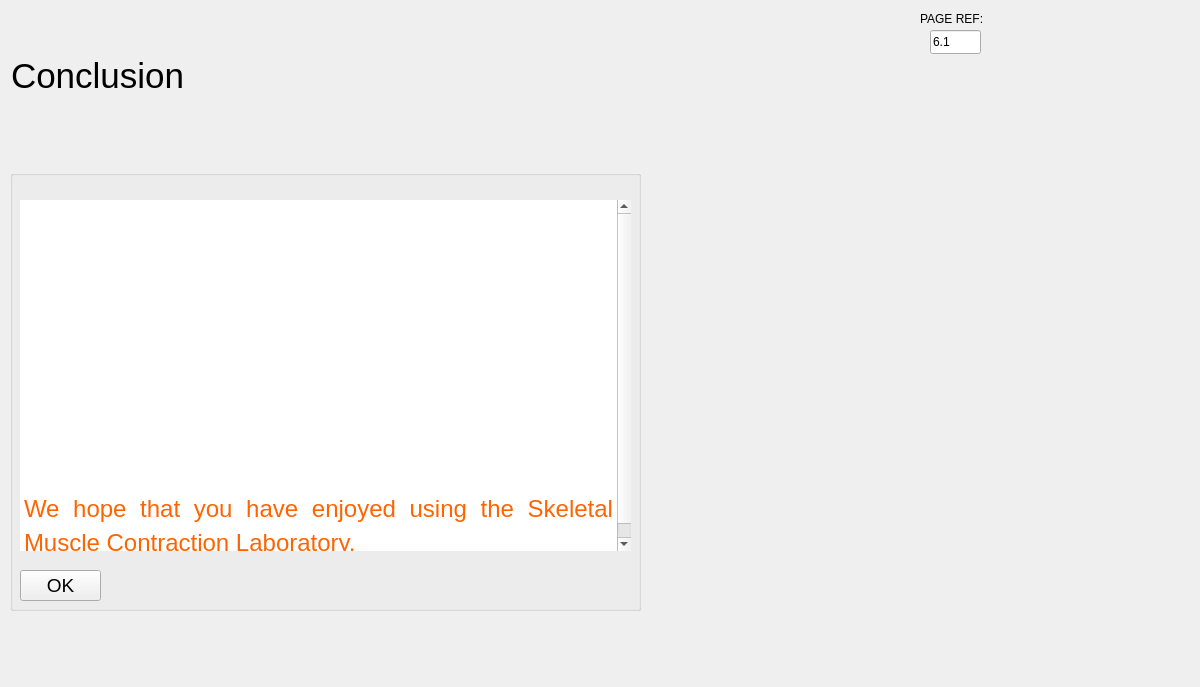
<?xml version="1.0" encoding="UTF-8"?>
<ui version="4.0">
 <class>MainWindow</class>
 <widget class="QMainWindow" name="MainWindow">
  <property name="windowModality">
   <enum>Qt::NonModal</enum>
  </property>
  <property name="enabled">
   <bool>true</bool>
  </property>
  <property name="geometry">
   <rect>
    <x>0</x>
    <y>0</y>
    <width>1200</width>
    <height>687</height>
   </rect>
  </property>
  <property name="sizePolicy">
   <sizepolicy hsizetype="Maximum" vsizetype="Maximum">
    <horstretch>0</horstretch>
    <verstretch>0</verstretch>
   </sizepolicy>
  </property>
  <property name="font">
   <font>
    <kerning>true</kerning>
   </font>
  </property>
  <property name="focusPolicy">
   <enum>Qt::NoFocus</enum>
  </property>
  <property name="acceptDrops">
   <bool>false</bool>
  </property>
  <property name="windowTitle">
   <string>MainWindow</string>
  </property>
  <property name="autoFillBackground">
   <bool>false</bool>
  </property>
  <widget class="QWidget" name="centralwidget">
   <widget class="QGroupBox" name="groupBox_3">
    <property name="geometry">
     <rect>
      <x>10</x>
      <y>170</y>
      <width>631</width>
      <height>441</height>
     </rect>
    </property>
    <property name="font">
     <font>
      <pointsize>18</pointsize>
     </font>
    </property>
    <property name="title">
     <string/>
    </property>
    <widget class="QPushButton" name="pushButtonMenu2">
     <property name="geometry">
      <rect>
       <x>10</x>
       <y>400</y>
       <width>81</width>
       <height>31</height>
      </rect>
     </property>
     <property name="font">
      <font>
       <pointsize>14</pointsize>
      </font>
     </property>
     <property name="text">
      <string>OK</string>
     </property>
    </widget>
    <widget class="QTextEdit" name="textEdit">
     <property name="geometry">
      <rect>
       <x>10</x>
       <y>30</y>
       <width>611</width>
       <height>351</height>
      </rect>
     </property>
     <property name="font">
      <font>
       <pointsize>21</pointsize>
      </font>
     </property>
     <property name="frameShape">
      <enum>QFrame::NoFrame</enum>
     </property>
     <property name="html">
      <string>&lt;!DOCTYPE HTML PUBLIC &quot;-//W3C//DTD HTML 4.0//EN&quot; &quot;http://www.w3.org/TR/REC-html40/strict.dtd&quot;&gt;
&lt;html&gt;&lt;head&gt;&lt;meta name=&quot;qrichtext&quot; content=&quot;1&quot; /&gt;&lt;style type=&quot;text/css&quot;&gt;
p, li { white-space: pre-wrap; }
&lt;/style&gt;&lt;/head&gt;&lt;body style=&quot; font-family:'.AppleSystemUIFont'; font-size:21pt; font-weight:400; font-style:normal;&quot;&gt;
&lt;p align=&quot;justify&quot; style=&quot; margin-top:0px; margin-bottom:0px; margin-left:0px; margin-right:0px; -qt-block-indent:0; text-indent:0px; line-height:120%;&quot;&gt;&lt;a name=&quot;docs-internal-guid-c4916bc4-7fff-9bdb-aa9a-c31584978074&quot;&gt;&lt;/a&gt;&lt;span style=&quot; font-family:'Times New Roman'; font-size:18pt; color:#ffffff; background-color:transparent;&quot;&gt;T&lt;/span&gt;&lt;span style=&quot; font-family:'Times New Roman'; font-size:18pt; color:#ffffff; background-color:transparent;&quot;&gt;his is the final section of the laboratory. &lt;/span&gt;&lt;/p&gt;
&lt;p align=&quot;justify&quot; style=&quot; margin-top:0px; margin-bottom:0px; margin-left:0px; margin-right:0px; -qt-block-indent:0; text-indent:0px; line-height:120%;&quot;&gt;&lt;span style=&quot; font-family:'Times New Roman'; font-size:18pt; color:#ffffff; background-color:transparent;&quot;&gt;You should have completed each of the four laboratories and worked through the summary questions at the end of each section.&lt;/span&gt;&lt;/p&gt;
&lt;p align=&quot;justify&quot; style=&quot;-qt-paragraph-type:empty; margin-top:0px; margin-bottom:0px; margin-left:0px; margin-right:0px; -qt-block-indent:0; text-indent:0px; font-family:'MS Shell Dlg 2'; font-size:18pt; color:#ffffff;&quot;&gt;&lt;br /&gt;&lt;/p&gt;
&lt;p align=&quot;justify&quot; style=&quot; margin-top:0px; margin-bottom:0px; margin-left:0px; margin-right:0px; -qt-block-indent:0; text-indent:0px; line-height:120%;&quot;&gt;&lt;span style=&quot; font-family:'Times New Roman'; font-size:18pt; color:#ffffff; background-color:transparent;&quot;&gt;Once you have taken all the notes, and completed the work that you need, you should exit the laboratory by using the button “Exit”.&lt;/span&gt;&lt;/p&gt;
&lt;p align=&quot;justify&quot; style=&quot;-qt-paragraph-type:empty; margin-top:0px; margin-bottom:0px; margin-left:0px; margin-right:0px; -qt-block-indent:0; text-indent:0px; font-family:'MS Shell Dlg 2'; font-size:18pt;&quot;&gt;&lt;br /&gt;&lt;/p&gt;
&lt;p align=&quot;justify&quot; style=&quot; margin-top:0px; margin-bottom:0px; margin-left:0px; margin-right:0px; -qt-block-indent:0; text-indent:0px; line-height:120%;&quot;&gt;&lt;span style=&quot; font-family:'Times New Roman'; font-size:18pt; color:#ff6400; background-color:transparent;&quot;&gt;We hope that you have enjoyed using the Skeletal Muscle Contraction Laboratory.&lt;/span&gt;&lt;/p&gt;&lt;/body&gt;&lt;/html&gt;</string>
     </property>
    </widget>
   </widget>
   <widget class="QLabel" name="labelCurrentWindow">
    <property name="geometry">
     <rect>
      <x>11</x>
      <y>60</y>
      <width>344</width>
      <height>31</height>
     </rect>
    </property>
    <property name="font">
     <font>
      <pointsize>26</pointsize>
     </font>
    </property>
    <property name="text">
     <string>Conclusion</string>
    </property>
   </widget>
   <widget class="QLabel" name="labelPageRef_2">
    <property name="geometry">
     <rect>
      <x>920</x>
      <y>11</y>
      <width>64</width>
      <height>16</height>
     </rect>
    </property>
    <property name="sizePolicy">
     <sizepolicy hsizetype="Maximum" vsizetype="Preferred">
      <horstretch>0</horstretch>
      <verstretch>0</verstretch>
     </sizepolicy>
    </property>
    <property name="text">
     <string>PAGE REF:</string>
    </property>
   </widget>
   <widget class="QLineEdit" name="lineEdit_2">
    <property name="geometry">
     <rect>
      <x>930</x>
      <y>30</y>
      <width>51</width>
      <height>24</height>
     </rect>
    </property>
    <property name="sizePolicy">
     <sizepolicy hsizetype="Ignored" vsizetype="Fixed">
      <horstretch>0</horstretch>
      <verstretch>0</verstretch>
     </sizepolicy>
    </property>
    <property name="text">
     <string>6.1</string>
    </property>
    <property name="readOnly">
     <bool>true</bool>
    </property>
   </widget>
   <widget class="QPushButton" name="pushButtonBack">
    <property name="geometry">
     <rect>
      <x>10</x>
      <y>720</y>
      <width>75</width>
      <height>23</height>
     </rect>
    </property>
    <property name="sizePolicy">
     <sizepolicy hsizetype="Maximum" vsizetype="Fixed">
      <horstretch>0</horstretch>
      <verstretch>0</verstretch>
     </sizepolicy>
    </property>
    <property name="text">
     <string>BACK</string>
    </property>
   </widget>
   <widget class="QPushButton" name="pushButtonMenu">
    <property name="geometry">
     <rect>
      <x>914</x>
      <y>720</y>
      <width>75</width>
      <height>23</height>
     </rect>
    </property>
    <property name="sizePolicy">
     <sizepolicy hsizetype="Maximum" vsizetype="Fixed">
      <horstretch>0</horstretch>
      <verstretch>0</verstretch>
     </sizepolicy>
    </property>
    <property name="minimumSize">
     <size>
      <width>50</width>
      <height>20</height>
     </size>
    </property>
    <property name="text">
     <string>MENU</string>
    </property>
   </widget>
  </widget>
 </widget>
 <resources/>
 <connections/>
</ui>
